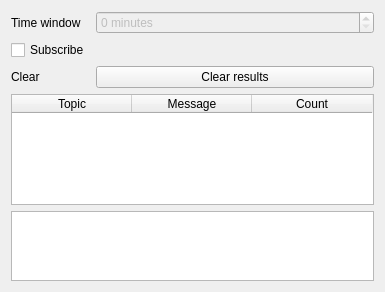
<?xml version="1.0" encoding="UTF-8"?>
<ui version="4.0">
 <class>DiscoveryWindow</class>
 <widget class="QWidget" name="DiscoveryWindow">
  <property name="geometry">
   <rect>
    <x>0</x>
    <y>0</y>
    <width>385</width>
    <height>292</height>
   </rect>
  </property>
  <property name="windowTitle">
   <string>Discovery Window</string>
  </property>
  <property name="windowIcon">
   <iconset resource="images.qrc">
    <normaloff>:/img/img/mqtticon-large.png</normaloff>:/img/img/mqtticon-large.png</iconset>
  </property>
  <layout class="QVBoxLayout" name="verticalLayout">
   <item>
    <layout class="QFormLayout" name="formLayout">
     <item row="0" column="0">
      <widget class="QLabel" name="label">
       <property name="text">
        <string>Time window</string>
       </property>
      </widget>
     </item>
     <item row="0" column="1">
      <widget class="QSpinBox" name="timeWindowSpinBox">
       <property name="enabled">
        <bool>false</bool>
       </property>
       <property name="suffix">
        <string> minutes</string>
       </property>
      </widget>
     </item>
     <item row="1" column="0">
      <widget class="QCheckBox" name="subscribeCheckBox">
       <property name="text">
        <string>Subscribe</string>
       </property>
      </widget>
     </item>
     <item row="2" column="0">
      <widget class="QLabel" name="label_2">
       <property name="text">
        <string>Clear</string>
       </property>
      </widget>
     </item>
     <item row="2" column="1">
      <widget class="QPushButton" name="clearButton">
       <property name="text">
        <string>Clear results</string>
       </property>
      </widget>
     </item>
    </layout>
   </item>
   <item>
    <widget class="QTableWidget" name="tableWidget">
     <property name="sizePolicy">
      <sizepolicy hsizetype="Expanding" vsizetype="Expanding">
       <horstretch>0</horstretch>
       <verstretch>2</verstretch>
      </sizepolicy>
     </property>
     <property name="editTriggers">
      <set>QAbstractItemView::NoEditTriggers</set>
     </property>
     <property name="columnCount">
      <number>3</number>
     </property>
     <attribute name="horizontalHeaderDefaultSectionSize">
      <number>120</number>
     </attribute>
     <attribute name="verticalHeaderVisible">
      <bool>false</bool>
     </attribute>
     <column>
      <property name="text">
       <string>Topic</string>
      </property>
     </column>
     <column>
      <property name="text">
       <string>Message</string>
      </property>
     </column>
     <column>
      <property name="text">
       <string>Count</string>
      </property>
     </column>
    </widget>
   </item>
   <item>
    <widget class="QTextEdit" name="zoomTextEdit">
     <property name="sizePolicy">
      <sizepolicy hsizetype="Expanding" vsizetype="Preferred">
       <horstretch>0</horstretch>
       <verstretch>1</verstretch>
      </sizepolicy>
     </property>
    </widget>
   </item>
  </layout>
 </widget>
 <resources>
  <include location="images.qrc"/>
 </resources>
 <connections/>
</ui>
